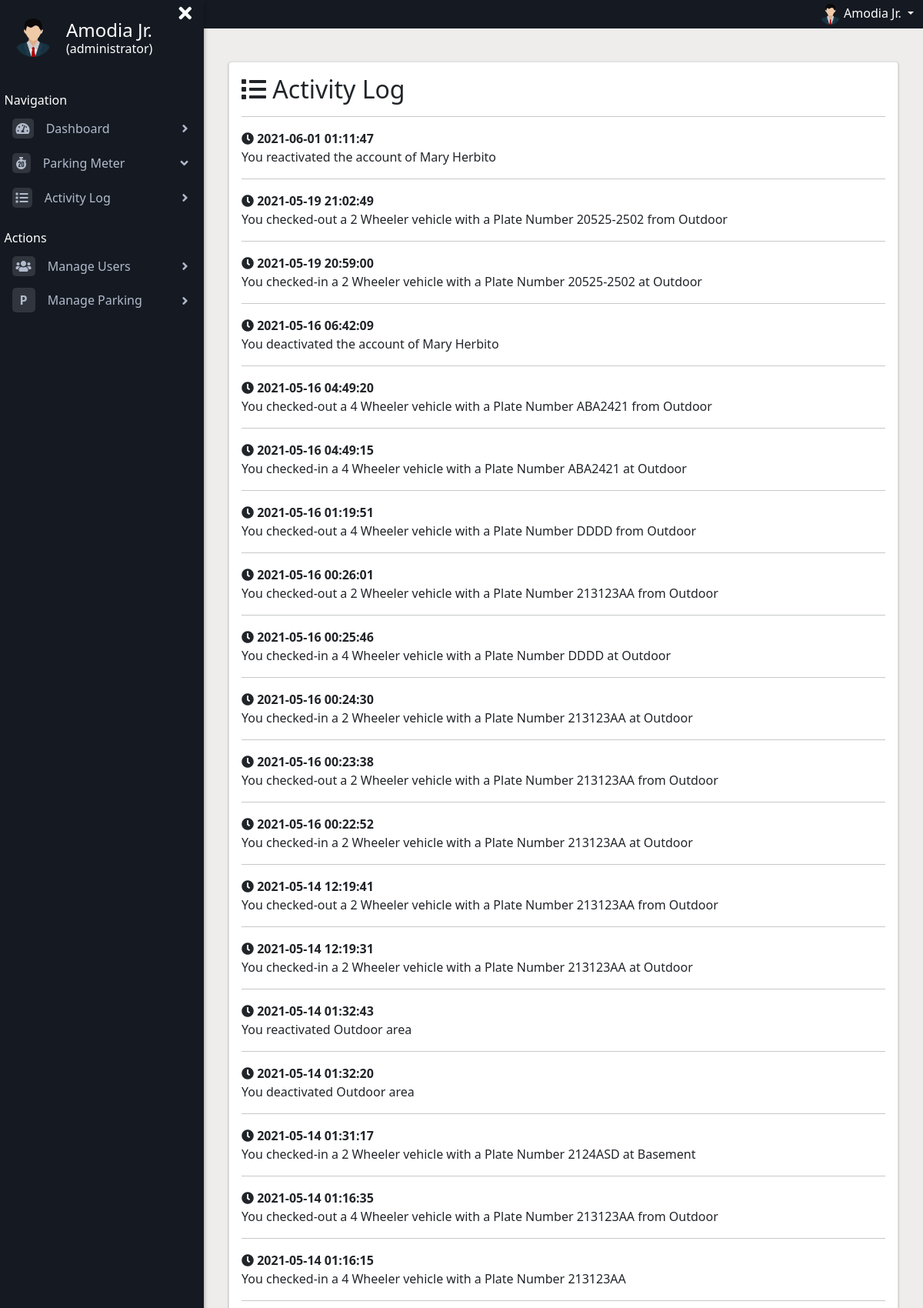
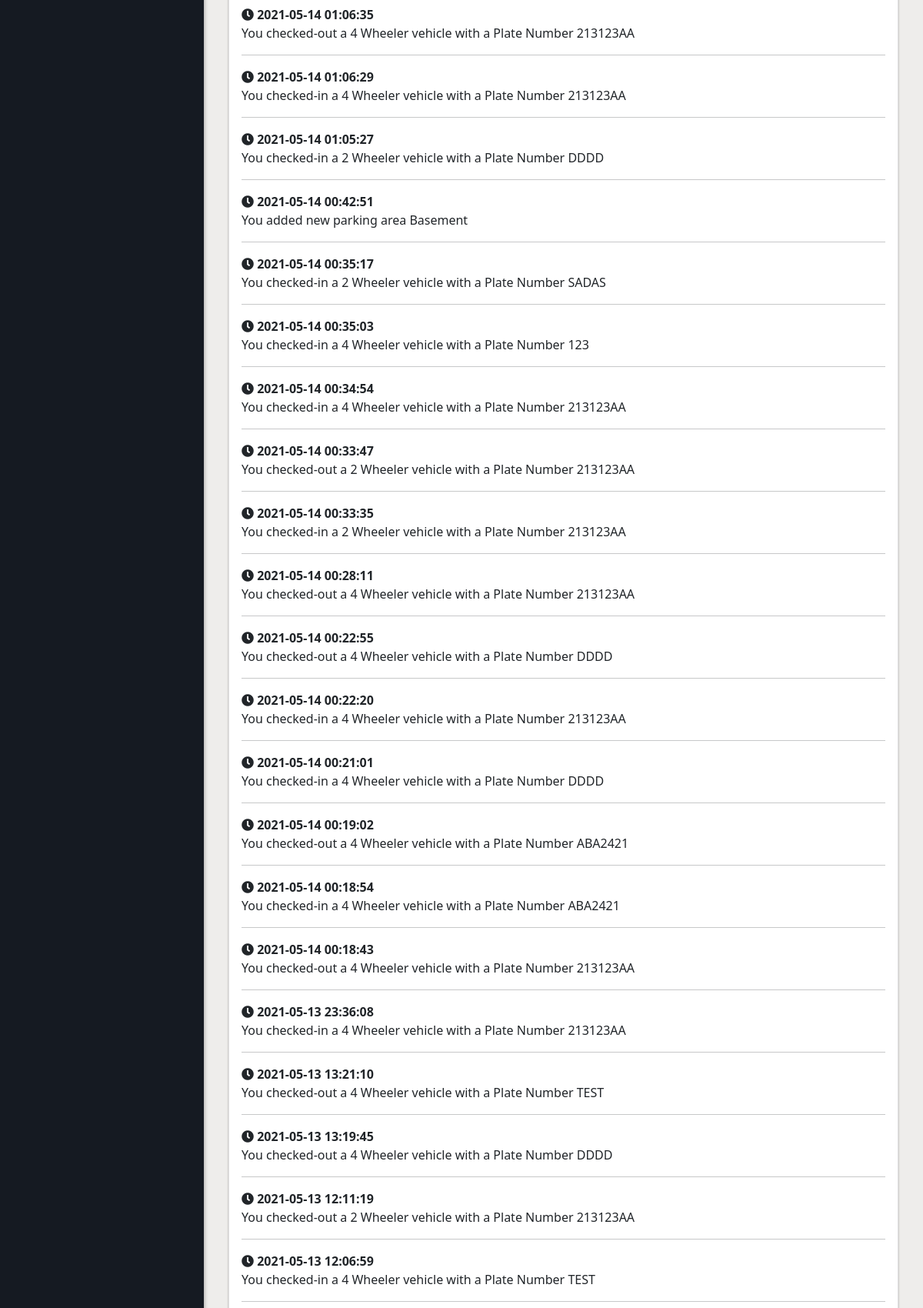
Page /activity-log.php (signed in, upper part) on the committed database (2 pictures, top to bottom).
### tables this page shows
CREATE TABLE `activity_log` (
  `log_id` int(11) NOT NULL,
  `userID` int(11) NOT NULL,
  `activity` varchar(500) NOT NULL,
  `log_date` datetime NOT NULL DEFAULT current_timestamp()
);

### config/dbcon.php (called while the page is built, shortened)
<?php
class DatabaseConnection{
   private $host = 'localhost';
   private $dbname = 'parkingmonitoring';
   private $username = 'root';
   private $password = '';
   public function connectDb(){
      try {
         $pdo = new PDO("mysql:host=".$this->host.";dbname=".$this->dbname."", $this->username, $this->password);
         $pdo->setAttribute(PDO::ATTR_ERRMODE, PDO::ERRMODE_EXCEPTION);
         return $pdo;
      } catch (PDOException $e) {
         die("Could not established database connection</br>" . $e->getMessage());
      }
   }
}

### resources/views/activity-log.view.php (the view, shortened to what this page needs)
<div class="card">
  <div class="card-body">
    <h2><i class="fas fa-list"></i> Activity Log</h2>
<?php
    require_once 'config/dbcon.php';
    $pdo = new DatabaseConnection();
    $userID = $_SESSION['userID'];
    $stmt = $pdo->connectDb()->prepare("SELECT * FROM activity_log WHERE userID = :userID ORDER BY log_id DESC");
    $stmt->bindParam(':userID',$userID);
    $stmt->execute();
    $result = $stmt->fetchAll(PDO::FETCH_ASSOC);
    if($stmt->rowCount() > 0){
        foreach($result as $row):
?>
            <div class="logs-list">
                <hr>
                <strong class="card-title"><i class="fas fa-clock"></i> <?php echo $row['log_date']; ?></strong>
                <p class="card-text"><?php echo 'You '.$row['activity']; ?></p>
            </div>
<?php
        endforeach;
    }
?>
  </div>
</div>

### activity-log.php (shortened to what this page needs)
<!DOCTYPE html>
<html lang="en">
<head>
    <?php include_once 'includes/css_links.php' ?>
</head>
<body>
    <div class="container-fluid" style="padding:0">
        <?php
        if($_SESSION['role'] == 'admin'):
            include_once 'resources/views/admin.sidebar.view.php';
        endif;
        ?>
        <div class="page-content">
            <?php include_once 'resources/views/top-nav.view.php'; ?>
            <main class="psy-4 mb-5">
                <?php
                        include_once 'resources/views/activity-log.view.php';
                ?>
            </main>
        </div>
    </div>
</body>
</html>

### includes/css_links.php
<link href="https://cdn.jsdelivr.net/npm/bootstrap@5.0.0-beta3/dist/css/bootstrap.min.css" rel="stylesheet">
<link href="https://cdn.jsdelivr.net/npm/bootstrap@5.0.0-beta1/dist/css/bootstrap.min.css" rel="stylesheet">
<link href="https://cdn.datatables.net/1.10.24/css/dataTables.bootstrap5.min.css" rel="stylesheet">
<link href="https://cdnjs.cloudflare.com/ajax/libs/OwlCarousel2/2.3.4/assets/owl.carousel.min.css" rel="stylesheet">
<link href="https://cdnjs.cloudflare.com/ajax/libs/OwlCarousel2/2.3.4/assets/owl.theme.default.min.css" rel="stylesheet">
<link href="https://cdnjs.cloudflare.com/ajax/libs/font-awesome/5.15.3/css/all.min.css" rel="stylesheet">
<link href="resources/css/custom.css" rel="stylesheet">
<link href="resources/css/media.css" rel="stylesheet">

### resources/views/admin.sidebar.view.php (shortened to what this page needs)
<a style="cursor:pointer" onclick="toggleSidebar('show')" class="hamburger-icon"><img src="resources/images/menu-icon.png" alt="" style="position: fixed;background: #fff;width: 39px; top: 0; bottom:0; z-index:2"></a>
<div class="sidebar">
    <a onclick="toggleSidebar('hide')" class="toggleSidebar"><i class="fas fa-times" style="color:#fff;font-size:24px"></i></a>
    <div class="d-flex flex-row align-items-center sidebar-user-info">
        <div class="pr-2 prof-avatar">
            <img src="resources/images/avatar.png" alt="">
        </div>
        <div class="prof-name">
            <h4><?php echo $_SESSION['name']; ?></h4>
            <h6>(administrator)</h6>
        </div>
    </div>
    <div class="sidebar-container">
        <div class="sidebar-label">
            <p style="color:#fff">Navigation</p>
        </div>
        <ul class="sidebar-list sidebar-list-nav">
            <li class="sidebar-list-item">
                <a href="dashboard.php"><i class="fa fa-tachometer-alt"></i> Dashboard</a>
            </li>
            <li class="sidebar-list-item-has-child">
                <a class=""><i class="fa fa-stopwatch-20"></i> Parking Meter</a>
            </li>
            <li class="sidebar-list-item">
                <a href="activity-log.php"><i class="fa fa-list"></i> Activity Log</a>
            </li>
        </ul>
        <div class="sidebar-label">
            <p style="color:#fff">Actions</p>
        </div>
        <ul class="sidebar-list sidebar-list-actions">
            <li class="sidebar-list-item">
                <a href="manage-users.php"><i class="fas fa-users"></i> Manage Users</a>
            </li>
            <li class="sidebar-list-item">
                <a href="manage-parking.php"><i style="font-style: normal;font-weight: bold;padding: 5px 10px;">P</i> Manage Parking</a>
            </li>
        </ul>
    </div>
</div>

### resources/views/top-nav.view.php (shortened to what this page needs)
<nav id="custom-nav">
    <div class="container-fluid">
        <ul class="navbar-nav ms-auto mb-2 mb-lg-0 text-end">
            <li class="nav-item dropdown">
                <a class="nav-link dropdown-toggle" href="#" id="navbarDropdown" role="button" data-bs-toggle="dropdown" aria-expanded="false" style="display:initial;">
                    <img src="resources/images/avatar.png" alt="" style="width: 27px; border-radius: 50%;">
                    <?php echo $_SESSION['name']; ?>
                </a>
            </li>
        </ul>
    </div>
</nav>

### resources/css/custom.css (style rules this page uses)
body { background: #EEEDEB; }
.modal-header, .card { box-shadow: 0 1px 3px rgba(0,0,0,0.12), 0 1px 2px rgba(0,0,0,0.24); }
h1,h2,h3,h4,h5,h6, p { margin:0;padding:0 }
#custom-nav { background: #151A22;padding:5px 0;position: fixed;right: 0;left: 0;z-index: 1;top: 0; }
#custom-nav .dropdown-toggle { color: #fff; }
.toggleSidebar { position: absolute;right: 16px;top: 5px;cursor: pointer; }
.sidebar { background: linear-gradient(to bottom right, #151A22 80%, #198754 100%); height:100%; width:265px; position: fixed;top:0;bottom:0; z-index: 2; box-shadow: 0 3px 6px rgb(0 0 0 / 16%), 0 3px 6px rgb(0 0 0 / 23%); }
.sidebar-container { max-width:254px; width:100%;margin:0 auto; }
.sidebar-user-info { padding:24px 18px }
.prof-avatar img { width:50px;border-radius:50% }
.prof-name { color: #fff;padding-left: 18px; }
.sidebar-list { margin:0; padding:0 }
.sidebar-label { margin:20px 0 0; }
.sidebar-list li { list-style:none;margin: 5px 0; }
.sidebar-list li a { color: #b2bbcc; display: block;text-decoration: none;padding: 7px 0 7px 10px;position: relative; cursor: pointer; }
.sidebar-list li a i { background: #31353D; padding: 5px;border-radius: 5px;margin-right: 12px; }
.sidebar-list-item a::after { font-family: "Font Awesome 5 Free";font-weight: 900;content: "\f105";font-style: normal;display: inline-block;font-style: normal;font-variant: normal;text-rendering: auto;-webkit-font-smoothing: antialiased;-moz-osx-font-smoothing: grayscale;text-align: center;background: 0 0;position: absolute;right: 15px;top: 8px }
.sidebar-list-item-has-child a::after { font-family: "Font Awesome 5 Free";font-weight: 900;content: "\f107";font-style: normal;display: inline-block;font-style: normal;font-variant: normal;text-rendering: auto;-webkit-font-smoothing: antialiased;-moz-osx-font-smoothing: grayscale;text-align: center;background: 0 0;position: absolute;right: 15px;top: 8px }
.page-content { margin-top:40px; margin-left: 265px; padding: 40px 88px; }

### resources/css/media.css (style rules this page uses)
@media (max-width:1440px) { .page-content { padding: 40px 32px; } }

### rows in the picture
activity_log: log_date "2021-06-01 01:11:47", activity "reactivated the account of Mary Herbito"
activity_log: log_date "2021-05-19 21:02:49", activity "checked-out a 2 Wheeler vehicle with a Plate Number 20525-2502 from Outdoor"
activity_log: log_date "2021-05-19 20:59:00", activity "checked-in a 2 Wheeler vehicle with a Plate Number 20525-2502 at Outdoor"
activity_log: log_date "2021-05-16 06:42:09", activity "deactivated the account of Mary Herbito"
activity_log: log_date "2021-05-16 04:49:20", activity "checked-out a 4 Wheeler vehicle with a Plate Number ABA2421 from Outdoor"
activity_log: log_date "2021-05-16 04:49:15", activity "checked-in a 4 Wheeler vehicle with a Plate Number ABA2421 at Outdoor"
activity_log: log_date "2021-05-16 01:19:51", activity "checked-out a 4 Wheeler vehicle with a Plate Number DDDD from Outdoor"
activity_log: log_date "2021-05-16 00:26:01", activity "checked-out a 2 Wheeler vehicle with a Plate Number 213123AA from Outdoor"
activity_log: log_date "2021-05-16 00:25:46", activity "checked-in a 4 Wheeler vehicle with a Plate Number DDDD at Outdoor"
activity_log: log_date "2021-05-16 00:24:30", activity "checked-in a 2 Wheeler vehicle with a Plate Number 213123AA at Outdoor"
activity_log: log_date "2021-05-16 00:23:38", activity "checked-out a 2 Wheeler vehicle with a Plate Number 213123AA from Outdoor"
activity_log: log_date "2021-05-16 00:22:52", activity "checked-in a 2 Wheeler vehicle with a Plate Number 213123AA at Outdoor"
activity_log: log_date "2021-05-14 12:19:41", activity "checked-out a 2 Wheeler vehicle with a Plate Number 213123AA from Outdoor"
activity_log: log_date "2021-05-14 12:19:31", activity "checked-in a 2 Wheeler vehicle with a Plate Number 213123AA at Outdoor"
activity_log: log_date "2021-05-14 01:32:43", activity "reactivated Outdoor area"
activity_log: log_date "2021-05-14 01:32:20", activity "deactivated Outdoor area"
activity_log: log_date "2021-05-14 01:31:17", activity "checked-in a 2 Wheeler vehicle with a Plate Number 2124ASD at Basement"
activity_log: log_date "2021-05-14 01:16:35", activity "checked-out a 4 Wheeler vehicle with a Plate Number 213123AA from Outdoor"
activity_log: log_date "2021-05-14 01:16:15", activity "checked-in a 4 Wheeler vehicle with a Plate Number 213123AA"
activity_log: log_date "2021-05-14 01:06:35", activity "checked-out a 4 Wheeler vehicle with a Plate Number 213123AA"
activity_log: log_date "2021-05-14 01:06:29", activity "checked-in a 4 Wheeler vehicle with a Plate Number 213123AA"
activity_log: log_date "2021-05-14 01:05:27", activity "checked-in a 2 Wheeler vehicle with a Plate Number DDDD"
activity_log: log_date "2021-05-14 00:42:51", activity "added new parking area Basement"
activity_log: log_date "2021-05-14 00:35:17", activity "checked-in a 2 Wheeler vehicle with a Plate Number SADAS"
activity_log: log_date "2021-05-14 00:35:03", activity "checked-in a 4 Wheeler vehicle with a Plate Number 123"
activity_log: log_date "2021-05-14 00:34:54", activity "checked-in a 4 Wheeler vehicle with a Plate Number 213123AA"
activity_log: log_date "2021-05-14 00:33:47", activity "checked-out a 2 Wheeler vehicle with a Plate Number 213123AA"
activity_log: log_date "2021-05-14 00:33:35", activity "checked-in a 2 Wheeler vehicle with a Plate Number 213123AA"
activity_log: log_date "2021-05-14 00:28:11", activity "checked-out a 4 Wheeler vehicle with a Plate Number 213123AA"
activity_log: log_date "2021-05-14 00:22:55", activity "checked-out a 4 Wheeler vehicle with a Plate Number DDDD"
activity_log: log_date "2021-05-14 00:22:20", activity "checked-in a 4 Wheeler vehicle with a Plate Number 213123AA"
activity_log: log_date "2021-05-14 00:21:01", activity "checked-in a 4 Wheeler vehicle with a Plate Number DDDD"
activity_log: log_date "2021-05-14 00:19:02", activity "checked-out a 4 Wheeler vehicle with a Plate Number ABA2421"
activity_log: log_date "2021-05-14 00:18:54", activity "checked-in a 4 Wheeler vehicle with a Plate Number ABA2421"
activity_log: log_date "2021-05-14 00:18:43", activity "checked-out a 4 Wheeler vehicle with a Plate Number 213123AA"
activity_log: log_date "2021-05-13 23:36:08", activity "checked-in a 4 Wheeler vehicle with a Plate Number 213123AA"
activity_log: log_date "2021-05-13 13:21:10", activity "checked-out a 4 Wheeler vehicle with a Plate Number TEST"
activity_log: log_date "2021-05-13 13:19:45", activity "checked-out a 4 Wheeler vehicle with a Plate Number DDDD"
activity_log: log_date "2021-05-13 12:11:19", activity "checked-out a 2 Wheeler vehicle with a Plate Number 213123AA"
activity_log: log_date "2021-05-13 12:06:59", activity "checked-in a 4 Wheeler vehicle with a Plate Number TEST"

### other values in the picture
$_SESSION['name'] "Amodia Jr."
